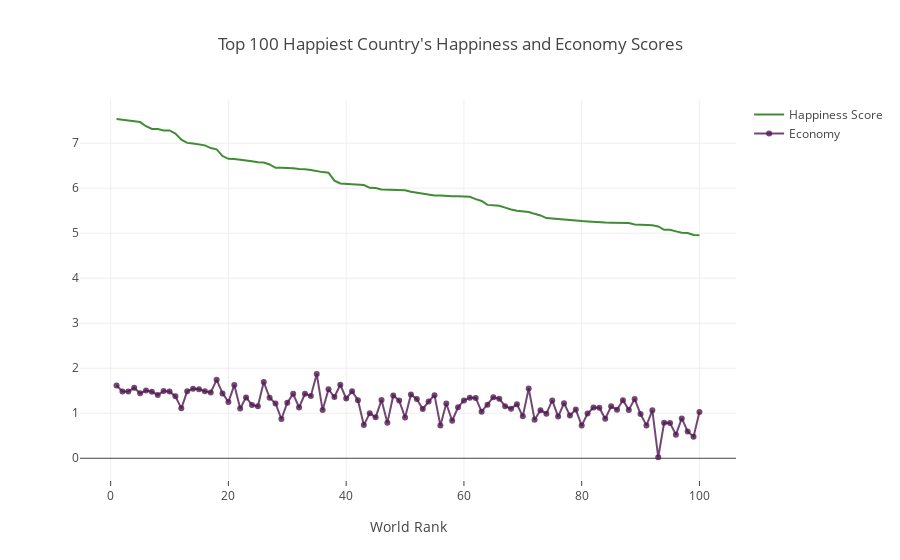

Notebook code cell kept with this figure:
### Markdown cell above
<p id='16'><h3><b>Line Charts</b></h3></p>

### Code cell
df = whr.iloc[:100,:]

import plotly.graph_objs as go

trace1 = go.Scatter(
                    x = df["Happiness.Rank"],
                    y = df["Happiness.Score"],
                    mode = "lines",
                    name = "Happiness Score",
                    marker = dict(color = 'rgba(16, 112, 2, 0.8)'),
                    text= df.Country)
trace2 = go.Scatter(
                    x = df["Happiness.Rank"],
                    y = df["Economy..GDP.per.Capita."],
                    mode = "lines+markers",
                    name = "Economy",
                    marker = dict(color = 'rgba(80, 26, 80, 0.8)'),
                    text= df.Country)
data = [trace1, trace2]
layout = dict(title = "Top 100 Happiest Country's Happiness and Economy Scores",
              xaxis= dict(title= 'World Rank',ticklen= 5,zeroline= False)
             )
fig = dict(data = data, layout = layout)
iplot(fig)

### Figure 1 — Plotly figure (JSON) as saved in the notebook; plotly's stock layout.template omitted (floating-point values rounded to 4 significant figures)
{"data": [{"marker": {"color": "rgba(16, 112, 2, 0.8)"}, "mode": "lines", "name": "Happiness Score", "text": ["Norway", "Denmark", "Iceland", "Switzerland", "Finland", "Netherlands", "Canada", "New Zealand", "Sweden", "Australia", "Israel", "Costa Rica", "Austria", "United States", "Ireland", "Germany", "Belgium", "Luxembourg", "United Kingdom", "Chile", "United Arab Emirates", "Brazil", "Czech Republic", "Argentina", "Mexico", "Singapore", "Malta", "Uruguay", "Guatemala", "Panama", "France", "Thailand", "Taiwan Province of China", "Spain", "Qatar", "Colombia", "Saudi Arabia", "Trinidad and Tobago", "Kuwait", "Slovakia", "Bahrain", "Malaysia", "Nicaragua", "Ecuador", "El Salvador", "Poland", "Uzbekistan", "Italy", "Russia", "Belize", "Japan", "Lithuania", "Algeria", "Latvia", "South Korea", "Moldova", "Romania", "Bolivia", "Turkmenistan", "Kazakhstan", "North Cyprus", "Slovenia", "Peru", "Mauritius", "Cyprus", "Estonia", "Belarus", "Libya", "Turkey", "Paraguay", "Hong Kong S.A.R., China", "Philippines", "Serbia", "Jordan", "Hungary", "Jamaica", "Croatia", "Kosovo", "China", "Pakistan", "Indonesia", "Venezuela", "Montenegro", "Morocco", "Azerbaijan", "Dominican Republic", "Greece", "Lebanon", "Portugal", "Bosnia and Herzegovina", "Honduras", "Macedonia", "Somalia", "Vietnam", "Nigeria", "Tajikistan", "Bhutan", "Kyrgyzstan", "Nepal", "Mongolia"], "x": [1, 2, 3, 4, 5, 6, 7, 8, 9, 10, 11, 12, 13, 14, 15, 16, 17, 18, 19, 20, 21, 22, 23, 24, 25, 26, 27, 28, 29, 30, 31, 32, 33, 34, 35, 36, 37, 38, 39, 40, 41, 42, 43, 44, 45, 46, 47, 48, 49, 50, 51, 52, 53, 54, 55, 56, 57, 58, 59, 60, 61, 62, 63, 64, 65, 66, 67, 68, 69, 70, 71, 72, 73, 74, 75, 76, 77, 78, 79, 80, 81, 82, 83, 84, 85, 86, 87, 88, 89, 90, 91, 92, 93, 94, 95, 96, 97, 98, 99, 100], "y": [7.537, 7.522, 7.504, 7.494, 7.469, 7.377, 7.316, 7.314, 7.284, 7.284, 7.213, 7.079, 7.006, 6.993, 6.977, 6.951, 6.891, 6.863, 6.714, 6.652, 6.648, 6.635, 6.609, 6.599, 6.578, 6.572, 6.527, 6.454, 6.454, 6.452, 6.442, 6.424, 6.422, 6.403, 6.375, 6.357, 6.344, 6.168, 6.105, 6.098, 6.087, 6.084, 6.071, 6.008, 6.003, 5.973, 5.971, 5.964, 5.963, 5.956, 5.92, 5.902, 5.872, 5.85, 5.838, 5.838, 5.825, 5.823, 5.822, 5.819, 5.81, 5.758, 5.715, 5.629, 5.621, 5.611, 5.569, 5.525, 5.5, 5.493, 5.472, 5.43, 5.395, 5.336, 5.324, 5.311, 5.293, 5.279, 5.273, 5.269, 5.262, 5.25, 5.237, 5.235, 5.234, 5.23, 5.227, 5.225, 5.195, 5.182, 5.181, 5.175, 5.151, 5.074, 5.074, 5.041, 5.011, 5.004, 4.962, 4.955], "type": "scatter", "uid": "f72274c3-647d-47e2-987a-2e08fb240a8b"}, {"marker": {"color": "rgba(80, 26, 80, 0.8)"}, "mode": "lines+markers", "name": "Economy", "text": ["Norway", "Denmark", "Iceland", "Switzerland", "Finland", "Netherlands", "Canada", "New Zealand", "Sweden", "Australia", "Israel", "Costa Rica", "Austria", "United States", "Ireland", "Germany", "Belgium", "Luxembourg", "United Kingdom", "Chile", "United Arab Emirates", "Brazil", "Czech Republic", "Argentina", "Mexico", "Singapore", "Malta", "Uruguay", "Guatemala", "Panama", "France", "Thailand", "Taiwan Province of China", "Spain", "Qatar", "Colombia", "Saudi Arabia", "Trinidad and Tobago", "Kuwait", "Slovakia", "Bahrain", "Malaysia", "Nicaragua", "Ecuador", "El Salvador", "Poland", "Uzbekistan", "Italy", "Russia", "Belize", "Japan", "Lithuania", "Algeria", "Latvia", "South Korea", "Moldova", "Romania", "Bolivia", "Turkmenistan", "Kazakhstan", "North Cyprus", "Slovenia", "Peru", "Mauritius", "Cyprus", "Estonia", "Belarus", "Libya", "Turkey", "Paraguay", "Hong Kong S.A.R., China", "Philippines", "Serbia", "Jordan", "Hungary", "Jamaica", "Croatia", "Kosovo", "China", "Pakistan", "Indonesia", "Venezuela", "Montenegro", "Morocco", "Azerbaijan", "Dominican Republic", "Greece", "Lebanon", "Portugal", "Bosnia and Herzegovina", "Honduras", "Macedonia", "Somalia", "Vietnam", "Nigeria", "Tajikistan", "Bhutan", "Kyrgyzstan", "Nepal", "Mongolia"], "x": [1, 2, 3, 4, 5, 6, 7, 8, 9, 10, 11, 12, 13, 14, 15, 16, 17, 18, 19, 20, 21, 22, 23, 24, 25, 26, 27, 28, 29, 30, 31, 32, 33, 34, 35, 36, 37, 38, 39, 40, 41, 42, 43, 44, 45, 46, 47, 48, 49, 50, 51, 52, 53, 54, 55, 56, 57, 58, 59, 60, 61, 62, 63, 64, 65, 66, 67, 68, 69, 70, 71, 72, 73, 74, 75, 76, 77, 78, 79, 80, 81, 82, 83, 84, 85, 86, 87, 88, 89, 90, 91, 92, 93, 94, 95, 96, 97, 98, 99, 100], "y": [1.616, 1.482, 1.481, 1.565, 1.444, 1.504, 1.479, 1.406, 1.494, 1.484, 1.375, 1.11, 1.487, 1.546, 1.536, 1.488, 1.464, 1.742, 1.442, 1.253, 1.626, 1.107, 1.353, 1.185, 1.153, 1.692, 1.343, 1.218, 0.872, 1.234, 1.431, 1.128, 1.434, 1.384, 1.871, 1.071, 1.531, 1.361, 1.633, 1.325, 1.488, 1.291, 0.7373, 1.001, 0.9098, 1.292, 0.7864, 1.395, 1.282, 0.908, 1.417, 1.315, 1.092, 1.261, 1.402, 0.7289, 1.218, 0.8338, 1.131, 1.285, 1.347, 1.341, 1.035, 1.189, 1.356, 1.321, 1.157, 1.102, 1.198, 0.9325, 1.552, 0.8577, 1.069, 0.991, 1.286, 0.9256, 1.223, 0.9515, 1.081, 0.7269, 0.9955, 1.128, 1.121, 0.8781, 1.154, 1.079, 1.289, 1.075, 1.315, 0.9824, 0.7306, 1.065, 0.02264, 0.7885, 0.7838, 0.5247, 0.8854, 0.5962, 0.4798, 1.027], "type": "scatter", "uid": "07c07f39-d7ba-4e2f-9f8d-53f7005f18b4"}], "layout": {"title": {"text": "Top 100 Happiest Country's Happiness and Economy Scores"}, "xaxis": {"ticklen": 5, "title": {"text": "World Rank"}, "zeroline": false}}}
